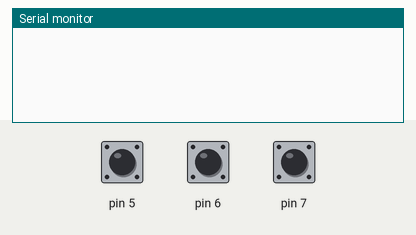
Bench run of a sketch on a simulated Arduino Uno, built with avr-gcc and run on an emulated ATmega328P. On the bench: the last lines printed to the serial monitor. The test bench sets the inputs (shaded band); at power-on: pin 5 HIGH, pin 6 HIGH, pin 7 HIGH.

Above: at 1.5 s.
1.6 s: pin 5 pulled LOW for 0.9 s
At 2.7 s:
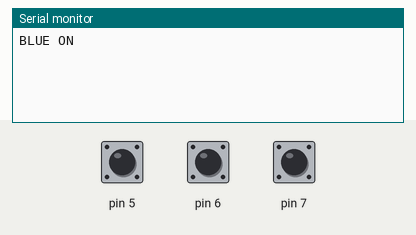
4.0 s: pin 6 pulled LOW for 0.9 s
At 5.0 s:
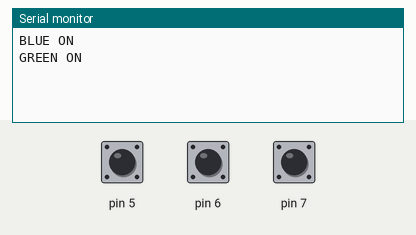
6.4 s: pin 7 pulled LOW for 0.9 s
At 7.4 s:
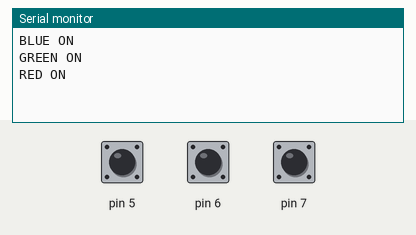

The sketch:

QUIZ1_RGB.ino
```cpp
int RED = digitalRead(7);
int GREEN = digitalRead(6);
int BLUE = digitalRead(5);
void setup() {
  // put your setup code here, to run once:
  Serial.begin(9600);  // Enabled Serial Connection
  // Using pin 7(R), 6(G) and 5(B) for the buttons. When each button is pressed, the corresponding color will be turned on.
  pinMode(7, INPUT_PULLUP);
  pinMode(6, INPUT_PULLUP);
  pinMode(5, INPUT_PULLUP);
}

void loop() {
  //
  int RED = digitalRead(7);
  int GREEN = digitalRead(6);
  int BLUE = digitalRead(5);
  whatColor(RED, GREEN, BLUE);
  delay(750);
}
// This function will read what is being input, and will print out if the light is on depending on which button is being pressed.
void whatColor(int readRED, int readGREEN, int readBLUE) {
  if (readRED == LOW) {
    Serial.println("RED ON");
  }
  if (readGREEN == LOW) {
    Serial.println("GREEN ON");
  }
  if (readBLUE == LOW) {
    Serial.println("BLUE ON");
  }
}
```

Measured:
- after the input at 1.6 s, the serial monitor: prints a new line after 0.65 s (image 1)
- after the input at 4.0 s, the serial monitor: prints a new line after 0.50 s (image 2)
- after the input at 6.4 s, the serial monitor: prints a new line after 0.35 s (image 3)
